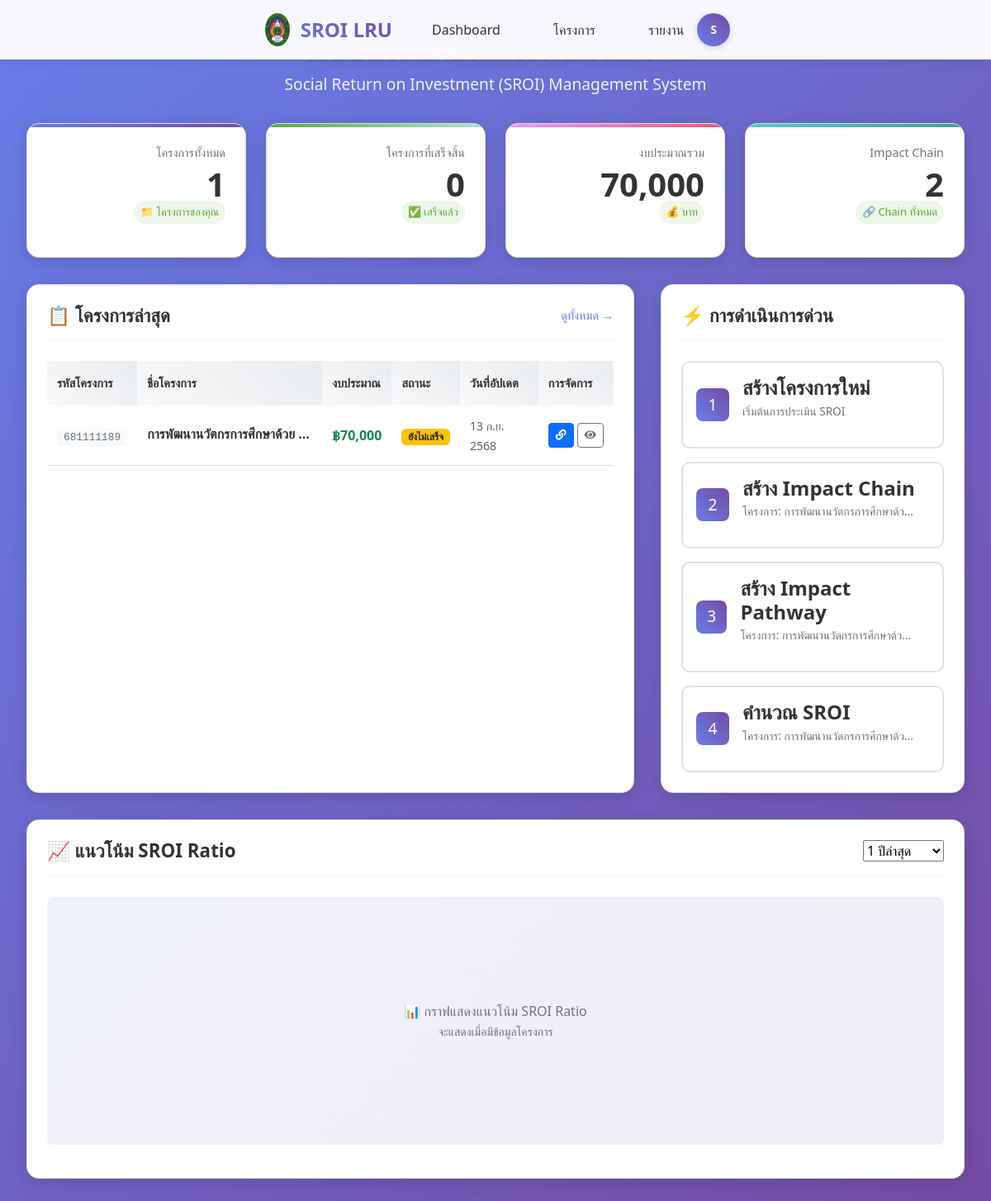
Page /dashboard.php (signed in) on the earlier database version.
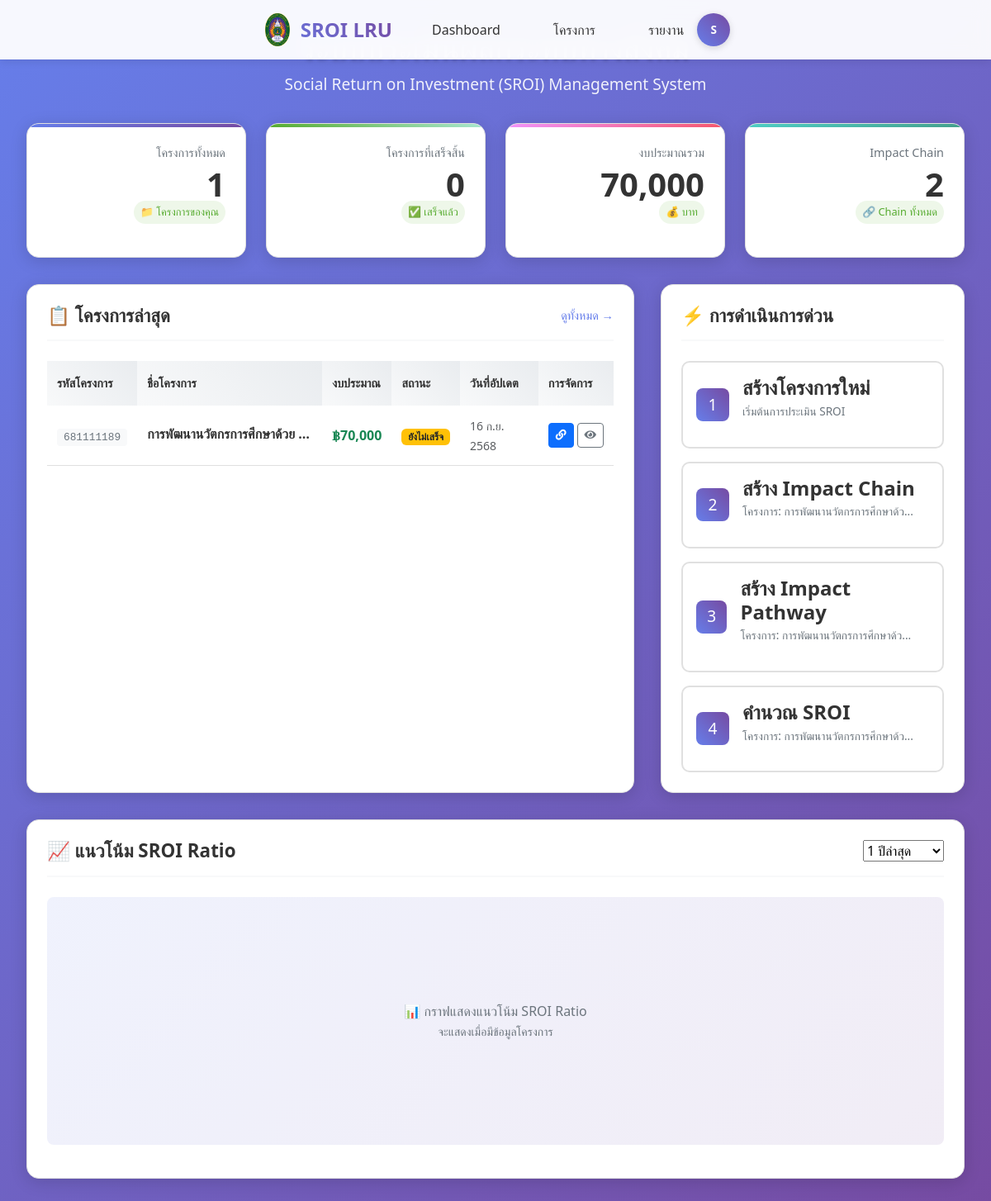
Same page on the later database version.
### tables this page shows
CREATE TABLE `projects` (
  `id` int(11) NOT NULL,
  `project_code` varchar(50) NOT NULL COMMENT 'รหัสโครงการ',
  `name` varchar(500) NOT NULL COMMENT 'ชื่อโครงการ',
  `description` text DEFAULT NULL COMMENT 'รายละเอียดโครงการ',
  `area` text DEFAULT NULL,
  `activities` text DEFAULT NULL,
  `target_group` text DEFAULT NULL,
  `objective` text DEFAULT NULL COMMENT 'วัตถุประสงค์โครงการ',
  `start_date` date DEFAULT NULL COMMENT 'วันที่เริ่มโครงการ',
  `end_date` date DEFAULT NULL COMMENT 'วันที่สิ้นสุดโครงการ',
  `budget` decimal(15,2) DEFAULT NULL COMMENT 'งบประมาณ',
  `organization` varchar(300) DEFAULT NULL COMMENT 'หน่วยงาน/องค์กร',
  `project_manager` varchar(200) DEFAULT NULL COMMENT 'ผู้จัดการโครงการ',
  `status` enum('incompleted','completed') DEFAULT 'incompleted' COMMENT 'สถานะโครงการ',
  `created_by` varchar(100) DEFAULT NULL COMMENT 'ผู้สร้าง',
  `created_at` timestamp NOT NULL DEFAULT current_timestamp(),
  `updated_at` timestamp NOT NULL DEFAULT current_timestamp() ON UPDATE current_timestamp(),
  `impact_chain_status` longtext DEFAULT NULL CHECK (json_valid(`impact_chain_status`)),
  `total_impact_chains` int(11) DEFAULT 0 COMMENT 'จำนวน Impact Chain ทั้งหมด',
  `current_chain_id` int(11) DEFAULT NULL COMMENT 'Impact Chain ที่กำลังทำอยู่'
);

### dashboard.php (the view, shortened to what the changed rows need)
<?php
require_once "config.php";
$user_id = $_SESSION['user_id'];
$projects_query = "SELECT id, project_code, name, status, budget, created_at, updated_at
                   FROM projects
                   WHERE created_by = ?
                   ORDER BY updated_at DESC
                   LIMIT 5";
$projects_stmt = mysqli_prepare($conn, $projects_query);
mysqli_stmt_bind_param($projects_stmt, 's', $user_id);
mysqli_stmt_execute($projects_stmt);
$projects_result = mysqli_stmt_get_result($projects_stmt);
$user_projects = mysqli_fetch_all($projects_result, MYSQLI_ASSOC);
function getStatusText($status)
{
    switch ($status) {
        case 'incompleted':
            return 'ยังไม่เสร็จ';
    }
}
function formatThaiDate($date)
{
    $thai_months = [
        '01' => 'ม.ค.',
        '02' => 'ก.พ.',
        '03' => 'มี.ค.',
        '04' => 'เม.ย.',
        '05' => 'พ.ค.',
        '06' => 'มิ.ย.',
        '07' => 'ก.ค.',
        '08' => 'ส.ค.',
        '09' => 'ก.ย.',
        '10' => 'ต.ค.',
        '11' => 'พ.ย.',
        '12' => 'ธ.ค.'
    ];
    $timestamp = strtotime($date);
    $day = date('j', $timestamp);
    $month = $thai_months[date('m', $timestamp)];
    $year = date('Y', $timestamp) + 543;
    return "$day $month $year";
}
?>
<!DOCTYPE html>
<html lang="th">
<head>
    <link href="https://cdn.jsdelivr.net/npm/bootstrap@5.3.0/dist/css/bootstrap.min.css" rel="stylesheet">
    <link rel="stylesheet" href="https://cdnjs.cloudflare.com/ajax/libs/font-awesome/5.15.4/css/all.min.css">
</head>
<body>
    <div class="main-container">
        <div class="page-header">
            <h1 class="page-title">ระบบประเมินผลกระทบทางสังคม</h1>
        </div>
        <div class="content-grid">
            <div class="content-card">
                <div class="project-list" id="recentProjects">
                    <?php if (empty($user_projects)): ?>
                        <div class="text-center text-muted py-4">
                            <i class="fas fa-folder-open fa-3x mb-3" style="color: #ddd;"></i>
                            <p>ยังไม่มีโครงการ</p>
                            <a href="create-project.php" class="btn btn-primary">
                                <i class="fas fa-plus"></i> สร้างโครงการแรก
                            </a>
                        </div>
                    <?php else: ?>
                        <div style="overflow-x: auto;">
                            <table class="table table-hover">
                                <thead>
                                    <tr>
                                        <th>รหัสโครงการ</th>
                                        <th>ชื่อโครงการ</th>
                                        <th>งบประมาณ</th>
                                        <th>สถานะ</th>
                                        <th>วันที่อัปเดต</th>
                                        <th>การจัดการ</th>
                                    </tr>
                                </thead>
                                <tbody>
                                    <?php foreach ($user_projects as $project): ?>
                                        <tr>
                                            <td>
                                                <span class="project-code"><?php echo htmlspecialchars($project['project_code']); ?></span>
                                            </td>
                                            <td>
                                                <div class="project-name" style="max-width: 200px; overflow: hidden; text-overflow: ellipsis; white-space: nowrap;"
                                                    title="<?php echo htmlspecialchars($project['name']); ?>">
                                                    <?php echo htmlspecialchars($project['name']); ?>
                                                </div>
                                            </td>
                                            <td>
                                                <span class="fw-bold text-success">
                                                    ฿<?php echo number_format($project['budget']); ?>
                                                </span>
                                            </td>
                                            <td>
                                                <span class="badge <?php echo $project['status'] == 'completed' ? 'bg-success' : 'bg-warning text-dark'; ?>">
                                                    <?php echo getStatusText($project['status']); ?>
                                                </span>
                                            </td>
                                            <td>
                                                <small class="text-muted"><?php echo formatThaiDate($project['updated_at']); ?></small>
                                            </td>
                                            <td>
                                                <div class="d-flex gap-1">
                                                    <a href="impact-chain/step1-strategy.php?project_id=<?php echo $project['id']; ?>"
                                                        class="btn btn-primary btn-sm" title="สร้าง Impact Chain">
                                                        <i class="fas fa-link"></i>
                                                    </a>
                                                    <button onclick="viewProject(<?php echo $project['id']; ?>)"
                                                        class="btn btn-outline-secondary btn-sm" title="ดูรายละเอียด">
                                                        <i class="fas fa-eye"></i>
                                                    </button>
                                                </div>
                                            </td>
                                        </tr>
                                    <?php endforeach; ?>
                                </tbody>
                            </table>
                        </div>
                    <?php endif; ?>
                </div>
            </div>
            <div style="display: flex; flex-direction: column; gap: 2rem;">
                <div class="content-card">
                    <div class="quick-actions">
                        <?php if (!empty($user_projects)): ?>
                            <a href="impact-chain/step1-strategy.php?project_id=<?php echo $user_projects[0]['id']; ?>" class="action-button">
                                <div class="action-icon">2</div>
                                <div class="action-content">
                                    <h4>สร้าง Impact Chain</h4>
                                    <p>โครงการ: <?php echo htmlspecialchars(mb_substr($user_projects[0]['name'], 0, 25)) . (mb_strlen($user_projects[0]['name']) > 25 ? '...' : ''); ?></p>
                                </div>
                            </a>
                        <?php endif; ?>
                        <?php if (!empty($user_projects)): ?>
                            <a href="impact_pathway/impact_pathway.php?project_id=<?php echo $user_projects[0]['id']; ?>" class="action-button">
                                <div class="action-icon">3</div>
                                <div class="action-content">
                                    <h4>สร้าง Impact Pathway</h4>
                                    <p>โครงการ: <?php echo htmlspecialchars(mb_substr($user_projects[0]['name'], 0, 25)) . (mb_strlen($user_projects[0]['name']) > 25 ? '...' : ''); ?></p>
                                </div>
                            </a>
                        <?php endif; ?>
                        <?php if (!empty($user_projects)): ?>
                            <a href="sroi-expost/index.php?project_id=<?php echo $user_projects[0]['id']; ?>" class="action-button">
                                <div class="action-icon">4</div>
                                <div class="action-content">
                                    <h4>คำนวณ SROI</h4>
                                    <p>โครงการ: <?php echo htmlspecialchars(mb_substr($user_projects[0]['name'], 0, 25)) . (mb_strlen($user_projects[0]['name']) > 25 ? '...' : ''); ?></p>
                                </div>
                            </a>
                        <?php endif; ?>
                    </div>
                </div>
            </div>
        </div>
    </div>
</body>
</html>

Differences in the rows shown:
changed projects "ยังไม่เสร็จ": updated_at "13 ก.ย. 2568" → "16 ก.ย. 2568"
